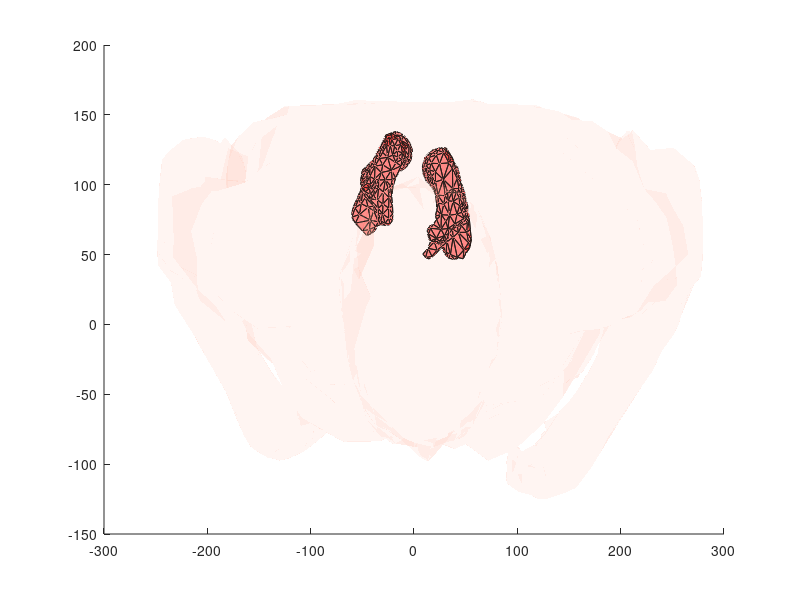

This chart was generated by the following MATLAB code: (Note: this script raises an error after producing the figure.)
clear all; clc; warning off; 
%   Full-body viewer (bones only) for the VHP model of 01/15/2015
%
%   Low-Frequency Electromagnetic Modeling for Electrical and Biological
%   Systems Using MATLAB, Sergey N. Makarov, Gregory M. Noetscher, and Ara
%   Nazarian, Wiley, New York, 2015, 1st ed.
%   Find edges (indexes) attached to every triangle (Nx3 array)

count = 0;
scrsz = get(0, 'ScreenSize');
a = figure('Position', [scrsz(4)/10 scrsz(4)/10 scrsz(3)/1.2 scrsz(4)/1.2]);

%%%%%%%%%%%%%%%%%%%%%%%%%%%%%%%%%%%%%%%%%%% 
load('VHP_Calcaneous_left_M.mat');
PP = P';
tt = t';
Xshape = reshape(PP(1, tt(1:3,:)),[3,size(tt,2)]);
Yshape = reshape(PP(2, tt(1:3,:)),[3,size(tt,2)]);
Zshape = reshape(PP(3, tt(1:3,:)),[3,size(tt,2)]);
patch(Xshape, Yshape, Zshape, [1 0.75 0.65], 'EdgeColor', 'k', 'FaceAlpha', 0.5,'FaceColor', [1 0 0]);
count = count + size(t,1);
%%%%%%%%%%%%%%%%%%%%%%%%%%%%%%%%%%%%%%%%%%%%%
load('VHP_Calcaneous_right_M.mat');
PP = P';
tt = t';
Xshape = reshape(PP(1, tt(1:3,:)),[3,size(tt,2)]);
Yshape = reshape(PP(2, tt(1:3,:)),[3,size(tt,2)]);
Zshape = reshape(PP(3, tt(1:3,:)),[3,size(tt,2)]);
patch(Xshape, Yshape, Zshape, [1 0.75 0.65], 'EdgeColor', 'k', 'FaceAlpha', 0.5,'FaceColor', [1 0 0]);
count = count + size(t,1);
%%%%%%%%%%%%%%%%%%%%%%%%%%%%%%%%%%%%%%%%%%%%
load('VHP_Average_body.mat');
PP = P';
tt = t';
Xshape = reshape(PP(1, tt(1:3,:)),[3,size(tt,2)]);
Yshape = reshape(PP(2, tt(1:3,:)),[3,size(tt,2)]);
Zshape = reshape(PP(3, tt(1:3,:)),[3,size(tt,2)]);
patch(Xshape, Yshape, Zshape, [1 0.75 0.65], 'EdgeColor', 'none', 'FaceAlpha', 0.15,'FaceColor', [1 0.75 0.65]);
count = count + size(t,1);
%%%%%%%%%%%%%%%%%%%%%%%%%%%%%%%%%%%%%%%%%%%%%
load('VHP_Feet1Phalange_left_M.mat');
PP = P';
tt = t';
Xshape = reshape(PP(1, tt(1:3,:)),[3,size(tt,2)]);
Yshape = reshape(PP(2, tt(1:3,:)),[3,size(tt,2)]);
Zshape = reshape(PP(3, tt(1:3,:)),[3,size(tt,2)]);
patch(Xshape, Yshape, Zshape, [1 0.75 0.65], 'EdgeColor', 'k', 'FaceAlpha', 1,'FaceColor', [0.87 0.49 0]);
count = count + size(t,1);
%%%%%%%%%%%%%%%%%%%%%%%%%%%%%%%%%%%%%%%%%%%%%
load('VHP_Feet2Phalange_left_M.mat');
PP = P';
tt = t';
Xshape = reshape(PP(1, tt(1:3,:)),[3,size(tt,2)]);
Yshape = reshape(PP(2, tt(1:3,:)),[3,size(tt,2)]);
Zshape = reshape(PP(3, tt(1:3,:)),[3,size(tt,2)]);
patch(Xshape, Yshape, Zshape, [1 0.75 0.65], 'EdgeColor', 'k', 'FaceAlpha', 1,'FaceColor', [0.87 0.49 0]);
count = count + size(t,1);
%%%%%%%%%%%%%%%%%%%%%%%%%%%%%%%%%%%%%%%%%%%%%
load('VHP_Feet3Phalange_left_M.mat');
PP = P';
tt = t';
Xshape = reshape(PP(1, tt(1:3,:)),[3,size(tt,2)]);
Yshape = reshape(PP(2, tt(1:3,:)),[3,size(tt,2)]);
Zshape = reshape(PP(3, tt(1:3,:)),[3,size(tt,2)]);
patch(Xshape, Yshape, Zshape, [1 0.75 0.65], 'EdgeColor', 'k', 'FaceAlpha', 1,'FaceColor', [0.87 0.49 0]);
count = count + size(t,1);
%%%%%%%%%%%%%%%%%%%%%%%%%%%%%%%%%%%%%%%%%%%%%
load('VHP_Feet4Phalange_left_M.mat');
PP = P';
tt = t';
Xshape = reshape(PP(1, tt(1:3,:)),[3,size(tt,2)]);
Yshape = reshape(PP(2, tt(1:3,:)),[3,size(tt,2)]);
Zshape = reshape(PP(3, tt(1:3,:)),[3,size(tt,2)]);
patch(Xshape, Yshape, Zshape, [1 0.75 0.65], 'EdgeColor', 'k', 'FaceAlpha', 1,'FaceColor', [0.87 0.49 0]);
count = count + size(t,1);
%%%%%%%%%%%%%%%%%%%%%%%%%%%%%%%%%%%%%%%%%%%%%
load('VHP_Feet5Phalange_left_M.mat');
PP = P';
tt = t';
Xshape = reshape(PP(1, tt(1:3,:)),[3,size(tt,2)]);
Yshape = reshape(PP(2, tt(1:3,:)),[3,size(tt,2)]);
Zshape = reshape(PP(3, tt(1:3,:)),[3,size(tt,2)]);
patch(Xshape, Yshape, Zshape, [1 0.75 0.65], 'EdgeColor', 'k', 'FaceAlpha', 1,'FaceColor', [0.87 0.49 0]);
count = count + size(t,1);
%%%%%%%%%%%%%%%%%%%%%%%%%%%%%%%%%%%%%%%%%%%%%
load('VHP_Feet1Phalange_right_M.mat');
PP = P';
tt = t';
Xshape = reshape(PP(1, tt(1:3,:)),[3,size(tt,2)]);
Yshape = reshape(PP(2, tt(1:3,:)),[3,size(tt,2)]);
Zshape = reshape(PP(3, tt(1:3,:)),[3,size(tt,2)]);
patch(Xshape, Yshape, Zshape, [1 0.75 0.65], 'EdgeColor', 'k', 'FaceAlpha', 1,'FaceColor', [0.87 0.49 0]);
count = count + size(t,1);
%%%%%%%%%%%%%%%%%%%%%%%%%%%%%%%%%%%%%%%%%%%%%
load('VHP_Feet2Phalange_right_M.mat');
PP = P';
tt = t';
Xshape = reshape(PP(1, tt(1:3,:)),[3,size(tt,2)]);
Yshape = reshape(PP(2, tt(1:3,:)),[3,size(tt,2)]);
Zshape = reshape(PP(3, tt(1:3,:)),[3,size(tt,2)]);
patch(Xshape, Yshape, Zshape, [1 0.75 0.65], 'EdgeColor', 'k', 'FaceAlpha', 1,'FaceColor', [0.87 0.49 0]);
count = count + size(t,1);
%%%%%%%%%%%%%%%%%%%%%%%%%%%%%%%%%%%%%%%%%%%%%
load('VHP_Feet3Phalange_right_M.mat');
PP = P';
tt = t';
Xshape = reshape(PP(1, tt(1:3,:)),[3,size(tt,2)]);
Yshape = reshape(PP(2, tt(1:3,:)),[3,size(tt,2)]);
Zshape = reshape(PP(3, tt(1:3,:)),[3,size(tt,2)]);
patch(Xshape, Yshape, Zshape, [1 0.75 0.65], 'EdgeColor', 'k', 'FaceAlpha', 1,'FaceColor', [0.87 0.49 0]);
count = count + size(t,1);
%%%%%%%%%%%%%%%%%%%%%%%%%%%%%%%%%%%%%%%%%%%%%
load('VHP_Feet4Phalange_right_M.mat');
PP = P';
tt = t';
Xshape = reshape(PP(1, tt(1:3,:)),[3,size(tt,2)]);
Yshape = reshape(PP(2, tt(1:3,:)),[3,size(tt,2)]);
Zshape = reshape(PP(3, tt(1:3,:)),[3,size(tt,2)]);
patch(Xshape, Yshape, Zshape, [1 0.75 0.65], 'EdgeColor', 'k', 'FaceAlpha', 1,'FaceColor', [0.87 0.49 0]);
count = count + size(t,1);
%%%%%%%%%%%%%%%%%%%%%%%%%%%%%%%%%%%%%%%%%%%%%
load('VHP_Feet5Phalange_right_M.mat');
PP = P';
tt = t';
Xshape = reshape(PP(1, tt(1:3,:)),[3,size(tt,2)]);
Yshape = reshape(PP(2, tt(1:3,:)),[3,size(tt,2)]);
Zshape = reshape(PP(3, tt(1:3,:)),[3,size(tt,2)]);
patch(Xshape, Yshape, Zshape, [1 0.75 0.65], 'EdgeColor', 'k', 'FaceAlpha', 1,'FaceColor', [0.87 0.49 0]);
count = count + size(t,1);
%%%%%%%%%%%%%%%%%%%%%%%%%%%%%%%%%%%%%%%%%%%%%%%%
load('VHP_Femur_left_M.mat');
PP = P';
tt = t';
Xshape = reshape(PP(1, tt(1:3,:)),[3,size(tt,2)]);
Yshape = reshape(PP(2, tt(1:3,:)),[3,size(tt,2)]);
Zshape = reshape(PP(3, tt(1:3,:)),[3,size(tt,2)]);
patch(Xshape, Yshape, Zshape, [1 0.75 0.65], 'EdgeColor', 'none', 'FaceAlpha', 0.2,'FaceColor', [1 0 0]);
count = count + size(t,1);
%%%%%%%%%%%%%%%%%%%%%%%%%%%%%%%%%%%%%%%%%%%%%%%%
load('VHP_Femur_right_M.mat');
PP = P';
tt = t';
Xshape = reshape(PP(1, tt(1:3,:)),[3,size(tt,2)]);
Yshape = reshape(PP(2, tt(1:3,:)),[3,size(tt,2)]);
Zshape = reshape(PP(3, tt(1:3,:)),[3,size(tt,2)]);
patch(Xshape, Yshape, Zshape, [1 0.75 0.65], 'EdgeColor', 'none', 'FaceAlpha', 0.2,'FaceColor', [1 0 0]);
count = count + size(t,1);
%%%%%%%%%%%%%%%%%%%%%%%%%%%%%%%%%%%%%%
load('VHP_Fibula_left_M.mat');
PP = P';
tt = t';
Xshape = reshape(PP(1, tt(1:3,:)),[3,size(tt,2)]);
Yshape = reshape(PP(2, tt(1:3,:)),[3,size(tt,2)]);
Zshape = reshape(PP(3, tt(1:3,:)),[3,size(tt,2)]);
patch(Xshape, Yshape, Zshape, [1 0.75 0.65], 'EdgeColor', 'k', 'FaceAlpha', 1,'FaceColor', [1 0 0]);
count = count + size(t,1);
%%%%%%%%%%%%%%%%%%%%%%%%%%%%%%%%%%%%%%%%%
load('VHP_Fibula_right_M.mat');
PP = P';
tt = t';
Xshape = reshape(PP(1, tt(1:3,:)),[3,size(tt,2)]);
Yshape = reshape(PP(2, tt(1:3,:)),[3,size(tt,2)]);
Zshape = reshape(PP(3, tt(1:3,:)),[3,size(tt,2)]);
patch(Xshape, Yshape, Zshape, [1 0.75 0.65], 'EdgeColor', 'k', 'FaceAlpha', 1,'FaceColor', [1 0 0]);
count = count + size(t,1);
%%%%%%%%%%%%%%%%%%%%%%%%%%%%%%%%%%%%%%%%%%%%%
load('VHP_Hands1Phalange_left_M.mat');
PP = P';
tt = t';
Xshape = reshape(PP(1, tt(1:3,:)),[3,size(tt,2)]);
Yshape = reshape(PP(2, tt(1:3,:)),[3,size(tt,2)]);
Zshape = reshape(PP(3, tt(1:3,:)),[3,size(tt,2)]);
patch(Xshape, Yshape, Zshape, [1 0.75 0.65], 'EdgeColor', 'k', 'FaceAlpha', 1,'FaceColor', [0.87 0.49 0]);
count = count + size(t,1);
%%%%%%%%%%%%%%%%%%%%%%%%%%%%%%%%%%%%%%%%%%%%%
load('VHP_Hands2Phalange_left_M.mat');
PP = P';
tt = t';
Xshape = reshape(PP(1, tt(1:3,:)),[3,size(tt,2)]);
Yshape = reshape(PP(2, tt(1:3,:)),[3,size(tt,2)]);
Zshape = reshape(PP(3, tt(1:3,:)),[3,size(tt,2)]);
patch(Xshape, Yshape, Zshape, [1 0.75 0.65], 'EdgeColor', 'k', 'FaceAlpha', 1,'FaceColor', [0.87 0.49 0]);
count = count + size(t,1);
%%%%%%%%%%%%%%%%%%%%%%%%%%%%%%%%%%%%%%%%%%%%%
load('VHP_Hands3Phalange_left_M.mat');
PP = P';
tt = t';
Xshape = reshape(PP(1, tt(1:3,:)),[3,size(tt,2)]);
Yshape = reshape(PP(2, tt(1:3,:)),[3,size(tt,2)]);
Zshape = reshape(PP(3, tt(1:3,:)),[3,size(tt,2)]);
patch(Xshape, Yshape, Zshape, [1 0.75 0.65], 'EdgeColor', 'k', 'FaceAlpha', 1,'FaceColor', [0.87 0.49 0]);
count = count + size(t,1);
%%%%%%%%%%%%%%%%%%%%%%%%%%%%%%%%%%%%%%%%%%%%%
load('VHP_Hands4Phalange_left_M.mat');
PP = P';
tt = t';
Xshape = reshape(PP(1, tt(1:3,:)),[3,size(tt,2)]);
Yshape = reshape(PP(2, tt(1:3,:)),[3,size(tt,2)]);
Zshape = reshape(PP(3, tt(1:3,:)),[3,size(tt,2)]);
patch(Xshape, Yshape, Zshape, [1 0.75 0.65], 'EdgeColor', 'k', 'FaceAlpha', 1,'FaceColor', [0.87 0.49 0]);
count = count + size(t,1);
%%%%%%%%%%%%%%%%%%%%%%%%%%%%%%%%%%%%%%%%%%%%%
load('VHP_Hands5Phalange_left_M.mat');
PP = P';
tt = t';
Xshape = reshape(PP(1, tt(1:3,:)),[3,size(tt,2)]);
Yshape = reshape(PP(2, tt(1:3,:)),[3,size(tt,2)]);
Zshape = reshape(PP(3, tt(1:3,:)),[3,size(tt,2)]);
patch(Xshape, Yshape, Zshape, [1 0.75 0.65], 'EdgeColor', 'k', 'FaceAlpha', 1,'FaceColor', [0.87 0.49 0]);
count = count + size(t,1);
%%%%%%%%%%%%%%%%%%%%%%%%%%%%%%%%%%%%%%%%%%%%%
load('VHP_Hands1Phalange_right_M.mat');
PP = P';
tt = t';
Xshape = reshape(PP(1, tt(1:3,:)),[3,size(tt,2)]);
Yshape = reshape(PP(2, tt(1:3,:)),[3,size(tt,2)]);
Zshape = reshape(PP(3, tt(1:3,:)),[3,size(tt,2)]);
patch(Xshape, Yshape, Zshape, [1 0.75 0.65], 'EdgeColor', 'k', 'FaceAlpha', 1,'FaceColor', [0.87 0.49 0]);
count = count + size(t,1);
%%%%%%%%%%%%%%%%%%%%%%%%%%%%%%%%%%%%%%%%%%%%%
load('VHP_Hands2Phalange_right_M.mat');
PP = P';
tt = t';
Xshape = reshape(PP(1, tt(1:3,:)),[3,size(tt,2)]);
Yshape = reshape(PP(2, tt(1:3,:)),[3,size(tt,2)]);
Zshape = reshape(PP(3, tt(1:3,:)),[3,size(tt,2)]);
patch(Xshape, Yshape, Zshape, [1 0.75 0.65], 'EdgeColor', 'k', 'FaceAlpha', 1,'FaceColor', [0.87 0.49 0]);
count = count + size(t,1);
%%%%%%%%%%%%%%%%%%%%%%%%%%%%%%%%%%%%%%%%%%%%%
load('VHP_Hands3Phalange_right_M.mat');
PP = P';
tt = t';
Xshape = reshape(PP(1, tt(1:3,:)),[3,size(tt,2)]);
Yshape = reshape(PP(2, tt(1:3,:)),[3,size(tt,2)]);
Zshape = reshape(PP(3, tt(1:3,:)),[3,size(tt,2)]);
patch(Xshape, Yshape, Zshape, [1 0.75 0.65], 'EdgeColor', 'k', 'FaceAlpha', 1,'FaceColor', [0.87 0.49 0]);
count = count + size(t,1);
%%%%%%%%%%%%%%%%%%%%%%%%%%%%%%%%%%%%%%%%%%%%%
load('VHP_Hands4Phalange_right_M.mat');
PP = P';
tt = t';
Xshape = reshape(PP(1, tt(1:3,:)),[3,size(tt,2)]);
Yshape = reshape(PP(2, tt(1:3,:)),[3,size(tt,2)]);
Zshape = reshape(PP(3, tt(1:3,:)),[3,size(tt,2)]);
patch(Xshape, Yshape, Zshape, [1 0.75 0.65], 'EdgeColor', 'k', 'FaceAlpha', 1,'FaceColor', [0.87 0.49 0]);
count = count + size(t,1);
%%%%%%%%%%%%%%%%%%%%%%%%%%%%%%%%%%%%%%%%%%%%%
load('VHP_Hands5Phalange_right_M.mat');
PP = P';
tt = t';
Xshape = reshape(PP(1, tt(1:3,:)),[3,size(tt,2)]);
Yshape = reshape(PP(2, tt(1:3,:)),[3,size(tt,2)]);
Zshape = reshape(PP(3, tt(1:3,:)),[3,size(tt,2)]);
patch(Xshape, Yshape, Zshape, [1 0.75 0.65], 'EdgeColor', 'k', 'FaceAlpha', 1,'FaceColor', [0.87 0.49 0]);
count = count + size(t,1);
%%%%%%%%%%%%%%%%%%%%%%%%%%%%%%%%%%%%%%%%%%%%%%%%
load('VHP_Humerus_left_M.mat');
PP = P';
tt = t';
Xshape = reshape(PP(1, tt(1:3,:)),[3,size(tt,2)]);
Yshape = reshape(PP(2, tt(1:3,:)),[3,size(tt,2)]);
Zshape = reshape(PP(3, tt(1:3,:)),[3,size(tt,2)]);
patch(Xshape, Yshape, Zshape, [1 0.75 0.65], 'EdgeColor', 'k', 'FaceAlpha', 1,'FaceColor', [1 0 0]);
count = count + size(t,1);
%%%%%%%%%%%%%%%%%%%%%%%%%%%%%%%%%%%%%%%%%%%%%%%%
load('VHP_Humerus_right_M.mat');
PP = P';
tt = t';
Xshape = reshape(PP(1, tt(1:3,:)),[3,size(tt,2)]);
Yshape = reshape(PP(2, tt(1:3,:)),[3,size(tt,2)]);
Zshape = reshape(PP(3, tt(1:3,:)),[3,size(tt,2)]);
patch(Xshape, Yshape, Zshape, [1 0.75 0.65], 'EdgeColor', 'k', 'FaceAlpha', 1,'FaceColor', [1 0 0]);
count = count + size(t,1);
%%%%%%%%%%%%%%%%%%%%%%%%%%%%%%%%%%%%%%%%%%%%%%%%
load('VHP_Jaw_M.mat');
PP = P';
tt = t';
Xshape = reshape(PP(1, tt(1:3,:)),[3,size(tt,2)]);
Yshape = reshape(PP(2, tt(1:3,:)),[3,size(tt,2)]);
Zshape = reshape(PP(3, tt(1:3,:)),[3,size(tt,2)]);
patch(Xshape, Yshape, Zshape, [1 0.75 0.65], 'EdgeColor', 'k', 'FaceAlpha', 1,'FaceColor', [0.87 0.49 0]);
count = count + size(t,1);
%%%%%%%%%%%%%%%%%%%%%%%%%%%%%%%%%%%%%%%%%%%%%%%% 
load('VHP_Navicular_left_M.mat');
PP = P';
tt = t';
Xshape = reshape(PP(1, tt(1:3,:)),[3,size(tt,2)]);
Yshape = reshape(PP(2, tt(1:3,:)),[3,size(tt,2)]);
Zshape = reshape(PP(3, tt(1:3,:)),[3,size(tt,2)]);
patch(Xshape, Yshape, Zshape, [1 0.75 0.65], 'EdgeColor', 'k', 'FaceAlpha', 1.0,'FaceColor', [0.87 0.49 0]);
count = count + size(t,1);
%%%%%%%%%%%%%%%%%%%%%%%%%%%%%%%%%%%%%%%%%%%%%%%%
load('VHP_Navicular_right_M.mat');
PP = P';
tt = t';
Xshape = reshape(PP(1, tt(1:3,:)),[3,size(tt,2)]);
Yshape = reshape(PP(2, tt(1:3,:)),[3,size(tt,2)]);
Zshape = reshape(PP(3, tt(1:3,:)),[3,size(tt,2)]);
patch(Xshape, Yshape, Zshape, [1 0.75 0.65], 'EdgeColor', 'k', 'FaceAlpha', 1.0,'FaceColor', [0.87 0.49 0]);
count = count + size(t,1);
%%%%%%%%%%%%%%%%%%%%%%%%%%%%%%%%%%
load('VHP_Patella_left_M.mat');
PP = P';
tt = t';
Xshape = reshape(PP(1, tt(1:3,:)),[3,size(tt,2)]);
Yshape = reshape(PP(2, tt(1:3,:)),[3,size(tt,2)]);
Zshape = reshape(PP(3, tt(1:3,:)),[3,size(tt,2)]);
patch(Xshape, Yshape, Zshape, [1 0.75 0.65], 'EdgeColor', 'k', 'FaceAlpha', 1,'FaceColor', [0.87 0.49 0]);
count = count + size(t,1);
%%%%%%%%%%%%%%%%%%%%%%%%%%%%%%%%%%%
load('VHP_Patella_right_M.mat');
PP = P';
tt = t';
Xshape = reshape(PP(1, tt(1:3,:)),[3,size(tt,2)]);
Yshape = reshape(PP(2, tt(1:3,:)),[3,size(tt,2)]);
Zshape = reshape(PP(3, tt(1:3,:)),[3,size(tt,2)]);
patch(Xshape, Yshape, Zshape, [1 0.75 0.65], 'EdgeColor', 'k', 'FaceAlpha', 1,'FaceColor', [0.87 0.49 0]);
count = count + size(t,1);
%%%%%%%%%%%%%%%%%%%%%%%%%%%%%%%%%%%%%%%%%%%%%%%%
load('VHP_Pelvic_Girdle_M.mat');   % for pelvic girdle
PP = P';
tt = t';
Xshape = reshape(PP(1, tt(1:3,:)),[3,size(tt,2)]);
Yshape = reshape(PP(2, tt(1:3,:)),[3,size(tt,2)]);
Zshape = reshape(PP(3, tt(1:3,:)),[3,size(tt,2)]);
patch(Xshape, Yshape, Zshape, [1 0.75 0.65], 'EdgeColor', 'k', 'FaceAlpha', 0.8,'FaceColor', [1 0 0]);
count = count + size(t,1);
%%%%%%%%%%%%%%%%%%%%%%%%%%%%%%%%%%%%%%%%%%%%%%%%
load('VHP_Ribs_left11_M.mat');
PP = P';
tt = t';
Xshape = reshape(PP(1, tt(1:3,:)),[3,size(tt,2)]);
Yshape = reshape(PP(2, tt(1:3,:)),[3,size(tt,2)]);
Zshape = reshape(PP(3, tt(1:3,:)),[3,size(tt,2)]);
patch(Xshape, Yshape, Zshape, [1 0.75 0.65], 'EdgeColor', 'k', 'FaceAlpha', 1,'FaceColor', [0.87 0.49 0]);
count = count + size(t,1);
%%%%%%%%%%%%%%%%%%%%%%%%%%%%%%%%%%%%%%%%%%%%%%%%
load('VHP_Ribs_left12_M.mat');
PP = P';
tt = t';
Xshape = reshape(PP(1, tt(1:3,:)),[3,size(tt,2)]);
Yshape = reshape(PP(2, tt(1:3,:)),[3,size(tt,2)]);
Zshape = reshape(PP(3, tt(1:3,:)),[3,size(tt,2)]);
patch(Xshape, Yshape, Zshape, [1 0.75 0.65], 'EdgeColor', 'k', 'FaceAlpha', 1,'FaceColor', [0.87 0.49 0]);
count = count + size(t,1);
%%%%%%%%%%%%%%%%%%%%%%%%%%%%%%%%%%%%%%%%%%%%%%%%
load('VHP_Ribs_right10_M.mat');
PP = P';
tt = t';
Xshape = reshape(PP(1, tt(1:3,:)),[3,size(tt,2)]);
Yshape = reshape(PP(2, tt(1:3,:)),[3,size(tt,2)]);
Zshape = reshape(PP(3, tt(1:3,:)),[3,size(tt,2)]);
patch(Xshape, Yshape, Zshape, [1 0.75 0.65], 'EdgeColor', 'k', 'FaceAlpha', 1,'FaceColor', [0.87 0.49 0]);
count = count + size(t,1);
%%%%%%%%%%%%%%%%%%%%%%%%%%%%%%%%%%%%%%%%%%%%%%%%
load('VHP_Ribs_right11_M.mat');
PP = P';
tt = t';
Xshape = reshape(PP(1, tt(1:3,:)),[3,size(tt,2)]);
Yshape = reshape(PP(2, tt(1:3,:)),[3,size(tt,2)]);
Zshape = reshape(PP(3, tt(1:3,:)),[3,size(tt,2)]);
patch(Xshape, Yshape, Zshape, [1 0.75 0.65], 'EdgeColor', 'k', 'FaceAlpha', 1,'FaceColor', [0.87 0.49 0]);
count = count + size(t,1);
%%%%%%%%%%%%%%%%%%%%%%%%%%%%%%%%%%%%%%%%%%%%%%%%
load('VHP_Ribs_right12_M.mat');
PP = P';
tt = t';
Xshape = reshape(PP(1, tt(1:3,:)),[3,size(tt,2)]);
Yshape = reshape(PP(2, tt(1:3,:)),[3,size(tt,2)]);
Zshape = reshape(PP(3, tt(1:3,:)),[3,size(tt,2)]);
patch(Xshape, Yshape, Zshape, [1 0.75 0.65], 'EdgeColor', 'k', 'FaceAlpha', 1,'FaceColor', [0.87 0.49 0]);
count = count + size(t,1);
%%%%%%%%%%%%%%%%%%%%%%%%%%%%%%%%%%%%%%%%%%%%%%%%
load('VHP_Ribs_Cartilage_M.mat');
PP = P';
tt = t';
Xshape = reshape(PP(1, tt(1:3,:)),[3,size(tt,2)]);
Yshape = reshape(PP(2, tt(1:3,:)),[3,size(tt,2)]);
Zshape = reshape(PP(3, tt(1:3,:)),[3,size(tt,2)]);
patch(Xshape, Yshape, Zshape, [1 0.75 0.65], 'EdgeColor', 'k', 'FaceAlpha', 1,'FaceColor', [0.87 0.49 0]);
count = count + size(t,1);
%%%%%%%%%%%%%%%%%%%%%%%%%%%%%%%%%%%%%%%%%%%%%%%%
load('VHP_Scapula_left_M.mat');
PP = P';
tt = t';
Xshape = reshape(PP(1, tt(1:3,:)),[3,size(tt,2)]);
Yshape = reshape(PP(2, tt(1:3,:)),[3,size(tt,2)]);
Zshape = reshape(PP(3, tt(1:3,:)),[3,size(tt,2)]);
patch(Xshape, Yshape, Zshape, [1 0.75 0.65], 'EdgeColor', 'k', 'FaceAlpha', 1,'FaceColor', [1 0 0]);
count = count + size(t,1);
%%%%%%%%%%%%%%%%%%%%%%%%%%%%%%%%%%%%%%%%%%%%%%%%
load('VHP_Scapula_right_M.mat');
PP = P';
tt = t';
Xshape = reshape(PP(1, tt(1:3,:)),[3,size(tt,2)]);
Yshape = reshape(PP(2, tt(1:3,:)),[3,size(tt,2)]);
Zshape = reshape(PP(3, tt(1:3,:)),[3,size(tt,2)]);
patch(Xshape, Yshape, Zshape, [1 0.75 0.65], 'EdgeColor', 'k', 'FaceAlpha', 1,'FaceColor', [1 0 0]);
count = count + size(t,1);
%%%%%%%%%%%%%%%%%%%%%%%%%%%%%%%%%%%%%%%%%%%%%%%
load('VHP_Skin.mat');
PP = P';
tt = t';
Xshape = reshape(PP(1, tt(1:3,:)),[3,size(tt,2)]);
Yshape = reshape(PP(2, tt(1:3,:)),[3,size(tt,2)]);
Zshape = reshape(PP(3, tt(1:3,:)),[3,size(tt,2)]);
patch(Xshape, Yshape, Zshape, [1 0.75 0.65], 'EdgeColor', 'none', 'FaceAlpha', 0.15,'FaceColor', [1 0.75 0.65]);
count = count + size(t,1);
%%%%%%%%%%%%%%%%%%%%%%%%%%%%%%%%%%%%%%%%%%%%%
load('VHP_Skull.mat');
PP = P';
tt = t';
Xshape = reshape(PP(1, tt(1:3,:)),[3,size(tt,2)]);
Yshape = reshape(PP(2, tt(1:3,:)),[3,size(tt,2)]);
Zshape = reshape(PP(3, tt(1:3,:)),[3,size(tt,2)]);
patch(Xshape, Yshape, Zshape, [1 0.75 0.65], 'EdgeColor', 'k', 'FaceAlpha', 1.0,'FaceColor', 'r');
count = count + size(t,1);
%%%%%%%%%%%%%%%%%%%%%%%%%%%%%%%%%%%%%%%%%%%%%%%%
load('VHP_Spine_M.mat');
PP = P';
tt = t';
Xshape = reshape(PP(1, tt(1:3,:)),[3,size(tt,2)]);
Yshape = reshape(PP(2, tt(1:3,:)),[3,size(tt,2)]);
Zshape = reshape(PP(3, tt(1:3,:)),[3,size(tt,2)]);
patch(Xshape, Yshape, Zshape, [1 0.75 0.65], 'EdgeColor', 'k', 'FaceAlpha', 1,'FaceColor', [1 0 0]);
count = count + size(t,1);
%%%%%%%%%%%%%%%%%%%%%%%%%%%%%%%%%%%%%%%%%%%%%%%% 
load('VHP_Talus_left_M.mat');
PP = P';
tt = t';
Xshape = reshape(PP(1, tt(1:3,:)),[3,size(tt,2)]);
Yshape = reshape(PP(2, tt(1:3,:)),[3,size(tt,2)]);
Zshape = reshape(PP(3, tt(1:3,:)),[3,size(tt,2)]);
patch(Xshape, Yshape, Zshape, [1 0.75 0.65], 'EdgeColor', 'k', 'FaceAlpha', 1,'FaceColor', [0.87 0.49 0]);
count = count + size(t,1);
%%%%%%%%%%%%%%%%%%%%%%%%%%%%%%%%%%%%%%%%%%%%%%%%
load('VHP_Talus_right_M.mat');
PP = P';
tt = t';
Xshape = reshape(PP(1, tt(1:3,:)),[3,size(tt,2)]);
Yshape = reshape(PP(2, tt(1:3,:)),[3,size(tt,2)]);
Zshape = reshape(PP(3, tt(1:3,:)),[3,size(tt,2)]);
patch(Xshape, Yshape, Zshape, [1 0.75 0.65], 'EdgeColor', 'k', 'FaceAlpha', 1,'FaceColor', [0.87 0.49 0]);
count = count + size(t,1);
%%%%%%%%%%%%%%%%%%%%%%%%%%%%%%%%%%%%%%%%%%%%%%%%
load('VHP_Teeth_lower17_M.mat');
PP = P';
tt = t';
Xshape = reshape(PP(1, tt(1:3,:)),[3,size(tt,2)]);
Yshape = reshape(PP(2, tt(1:3,:)),[3,size(tt,2)]);
Zshape = reshape(PP(3, tt(1:3,:)),[3,size(tt,2)]);
patch(Xshape, Yshape, Zshape, [1 0.75 0.65], 'EdgeColor', 'k', 'FaceAlpha', 1,'FaceColor', [1 0 0]);
count = count + size(t,1);
%%%%%%%%%%%%%%%%%%%%%%%%%%%%%%%%%%%%%%%%%%%%%%%%
load('VHP_Teeth_lower18_M.mat');
PP = P';
tt = t';
Xshape = reshape(PP(1, tt(1:3,:)),[3,size(tt,2)]);
Yshape = reshape(PP(2, tt(1:3,:)),[3,size(tt,2)]);
Zshape = reshape(PP(3, tt(1:3,:)),[3,size(tt,2)]);
patch(Xshape, Yshape, Zshape, [1 0.75 0.65], 'EdgeColor', 'k', 'FaceAlpha', 1,'FaceColor', [1 0 0]);
count = count + size(t,1);
%%%%%%%%%%%%%%%%%%%%%%%%%%%%%%%%%%%%%%%%%%%%%%%%
load('VHP_Teeth_lower19_M.mat');
PP = P';
tt = t';
Xshape = reshape(PP(1, tt(1:3,:)),[3,size(tt,2)]);
Yshape = reshape(PP(2, tt(1:3,:)),[3,size(tt,2)]);
Zshape = reshape(PP(3, tt(1:3,:)),[3,size(tt,2)]);
patch(Xshape, Yshape, Zshape, [1 0.75 0.65], 'EdgeColor', 'k', 'FaceAlpha', 1,'FaceColor', [1 0 0]);
count = count + size(t,1);
%%%%%%%%%%%%%%%%%%%%%%%%%%%%%%%%%%%%%%%%%%%%%%%%
load('VHP_Teeth_lower28_M.mat');
PP = P';
tt = t';
Xshape = reshape(PP(1, tt(1:3,:)),[3,size(tt,2)]);
Yshape = reshape(PP(2, tt(1:3,:)),[3,size(tt,2)]);
Zshape = reshape(PP(3, tt(1:3,:)),[3,size(tt,2)]);
patch(Xshape, Yshape, Zshape, [1 0.75 0.65], 'EdgeColor', 'k', 'FaceAlpha', 1,'FaceColor', [1 0 0]);
count = count + size(t,1);
%%%%%%%%%%%%%%%%%%%%%%%%%%%%%%%%%%%%%%%%%%%%%%%%
load('VHP_Teeth_lower29_M.mat');
PP = P';
tt = t';
Xshape = reshape(PP(1, tt(1:3,:)),[3,size(tt,2)]);
Yshape = reshape(PP(2, tt(1:3,:)),[3,size(tt,2)]);
Zshape = reshape(PP(3, tt(1:3,:)),[3,size(tt,2)]);
patch(Xshape, Yshape, Zshape, [1 0.75 0.65], 'EdgeColor', 'k', 'FaceAlpha', 1,'FaceColor', [1 0 0]);
count = count + size(t,1);
%%%%%%%%%%%%%%%%%%%%%%%%%%%%%%%%%%%%%%%%%%%%%%%%
load('VHP_Teeth_lower30_M.mat');
PP = P';
tt = t';
Xshape = reshape(PP(1, tt(1:3,:)),[3,size(tt,2)]);
Yshape = reshape(PP(2, tt(1:3,:)),[3,size(tt,2)]);
Zshape = reshape(PP(3, tt(1:3,:)),[3,size(tt,2)]);
patch(Xshape, Yshape, Zshape, [1 0.75 0.65], 'EdgeColor', 'k', 'FaceAlpha', 1,'FaceColor', [1 0 0]);
count = count + size(t,1);
%%%%%%%%%%%%%%%%%%%%%%%%%%%%%%%%%%%%%%%%%%%%%%%%
load('VHP_Teeth_lower31_M.mat');
PP = P';
tt = t';
Xshape = reshape(PP(1, tt(1:3,:)),[3,size(tt,2)]);
Yshape = reshape(PP(2, tt(1:3,:)),[3,size(tt,2)]);
Zshape = reshape(PP(3, tt(1:3,:)),[3,size(tt,2)]);
patch(Xshape, Yshape, Zshape, [1 0.75 0.65], 'EdgeColor', 'k', 'FaceAlpha', 1,'FaceColor', [1 0 0]);
count = count + size(t,1);
%%%%%%%%%%%%%%%%%%%%%%%%%%%%%%%%%%%%%%%%%%%%%%%%
load('VHP_Teeth_upper11_M.mat');
PP = P';
tt = t';
Xshape = reshape(PP(1, tt(1:3,:)),[3,size(tt,2)]);
Yshape = reshape(PP(2, tt(1:3,:)),[3,size(tt,2)]);
Zshape = reshape(PP(3, tt(1:3,:)),[3,size(tt,2)]);
patch(Xshape, Yshape, Zshape, [1 0.75 0.65], 'EdgeColor', 'k', 'FaceAlpha', 1,'FaceColor', [1 0 0]);
count = count + size(t,1);
%%%%%%%%%%%%%%%%%%%%%%%%%%%%%%%%%%%%%%%%%%%%%%%%
load('VHP_Teeth_upper11_M.mat');
PP = P';
tt = t';
Xshape = reshape(PP(1, tt(1:3,:)),[3,size(tt,2)]);
Yshape = reshape(PP(2, tt(1:3,:)),[3,size(tt,2)]);
Zshape = reshape(PP(3, tt(1:3,:)),[3,size(tt,2)]);
patch(Xshape, Yshape, Zshape, [1 0.75 0.65], 'EdgeColor', 'k', 'FaceAlpha', 1,'FaceColor', [1 0 0]);
count = count + size(t,1);
%%%%%%%%%%%%%%%%%%%%%%%%%%%%%%%%%%%%%%%%%%%%%%%%
load('VHP_Teeth_upper12_M.mat');
PP = P';
tt = t';
Xshape = reshape(PP(1, tt(1:3,:)),[3,size(tt,2)]);
Yshape = reshape(PP(2, tt(1:3,:)),[3,size(tt,2)]);
Zshape = reshape(PP(3, tt(1:3,:)),[3,size(tt,2)]);
patch(Xshape, Yshape, Zshape, [1 0.75 0.65], 'EdgeColor', 'k', 'FaceAlpha', 1,'FaceColor', [1 0 0]);
count = count + size(t,1);
%%%%%%%%%%%%%%%%%%%%%%%%%%%%%%%%%%%%%%%%%%%%%%%%
load('VHP_Teeth_upper13_M.mat');
PP = P';
tt = t';
Xshape = reshape(PP(1, tt(1:3,:)),[3,size(tt,2)]);
Yshape = reshape(PP(2, tt(1:3,:)),[3,size(tt,2)]);
Zshape = reshape(PP(3, tt(1:3,:)),[3,size(tt,2)]);
patch(Xshape, Yshape, Zshape, [1 0.75 0.65], 'EdgeColor', 'k', 'FaceAlpha', 1,'FaceColor', [1 0 0]);
count = count + size(t,1);
%%%%%%%%%%%%%%%%%%%%%%%%%%%%%%%%%%%%%%%%%%%%%%%%
load('VHP_Teeth_upper14_M.mat');
PP = P';
tt = t';
Xshape = reshape(PP(1, tt(1:3,:)),[3,size(tt,2)]);
Yshape = reshape(PP(2, tt(1:3,:)),[3,size(tt,2)]);
Zshape = reshape(PP(3, tt(1:3,:)),[3,size(tt,2)]);
patch(Xshape, Yshape, Zshape, [1 0.75 0.65], 'EdgeColor', 'k', 'FaceAlpha', 1,'FaceColor', [1 0 0]);
count = count + size(t,1);
%%%%%%%%%%%%%%%%%%%%%%%%%%%%%%%%%%%%%%%%%%%%%%%%
load('VHP_Teeth_upper15_M.mat');
PP = P';
tt = t';
Xshape = reshape(PP(1, tt(1:3,:)),[3,size(tt,2)]);
Yshape = reshape(PP(2, tt(1:3,:)),[3,size(tt,2)]);
Zshape = reshape(PP(3, tt(1:3,:)),[3,size(tt,2)]);
patch(Xshape, Yshape, Zshape, [1 0.75 0.65], 'EdgeColor', 'k', 'FaceAlpha', 1,'FaceColor', [1 0 0]);
count = count + size(t,1);
%%%%%%%%%%%%%%%%%%%%%%%%%%%%%%%%%%%%%%%%%%%%%%%%
load('VHP_Teeth_upper16_M.mat');
PP = P';
tt = t';
Xshape = reshape(PP(1, tt(1:3,:)),[3,size(tt,2)]);
Yshape = reshape(PP(2, tt(1:3,:)),[3,size(tt,2)]);
Zshape = reshape(PP(3, tt(1:3,:)),[3,size(tt,2)]);
patch(Xshape, Yshape, Zshape, [1 0.75 0.65], 'EdgeColor', 'k', 'FaceAlpha', 1,'FaceColor', [1 0 0]);
count = count + size(t,1);
%%%%%%%%%%%%%%%%%%%%%%%%%%%%%%%%%%%%%%%%%%%%%%%%
load('VHP_Teeth_upper2_M.mat');
PP = P';
tt = t';
Xshape = reshape(PP(1, tt(1:3,:)),[3,size(tt,2)]);
Yshape = reshape(PP(2, tt(1:3,:)),[3,size(tt,2)]);
Zshape = reshape(PP(3, tt(1:3,:)),[3,size(tt,2)]);
patch(Xshape, Yshape, Zshape, [1 0.75 0.65], 'EdgeColor', 'k', 'FaceAlpha', 1,'FaceColor', [1 0 0]);
count = count + size(t,1);
%%%%%%%%%%%%%%%%%%%%%%%%%%%%%%%%%%%%%%%%%%%%%%%%
load('VHP_Teeth_upper3_M.mat');
PP = P';
tt = t';
Xshape = reshape(PP(1, tt(1:3,:)),[3,size(tt,2)]);
Yshape = reshape(PP(2, tt(1:3,:)),[3,size(tt,2)]);
Zshape = reshape(PP(3, tt(1:3,:)),[3,size(tt,2)]);
patch(Xshape, Yshape, Zshape, [1 0.75 0.65], 'EdgeColor', 'k', 'FaceAlpha', 1,'FaceColor', [1 0 0]);
count = count + size(t,1);
%%%%%%%%%%%%%%%%%%%%%%%%%%%%%%%%%%%%%%%%%%%%%%%%
load('VHP_Teeth_upper4_M.mat');
PP = P';
tt = t';
Xshape = reshape(PP(1, tt(1:3,:)),[3,size(tt,2)]);
Yshape = reshape(PP(2, tt(1:3,:)),[3,size(tt,2)]);
Zshape = reshape(PP(3, tt(1:3,:)),[3,size(tt,2)]);
patch(Xshape, Yshape, Zshape, [1 0.75 0.65], 'EdgeColor', 'k', 'FaceAlpha', 1,'FaceColor', [1 0 0]);
count = count + size(t,1);
%%%%%%%%%%%%%%%%%%%%%%%%%%%%%%%%%%%%%%%%%%%%%%%%
load('VHP_Teeth_upper5_6_M.mat');
PP = P';
tt = t';
Xshape = reshape(PP(1, tt(1:3,:)),[3,size(tt,2)]);
Yshape = reshape(PP(2, tt(1:3,:)),[3,size(tt,2)]);
Zshape = reshape(PP(3, tt(1:3,:)),[3,size(tt,2)]);
patch(Xshape, Yshape, Zshape, [1 0.75 0.65], 'EdgeColor', 'k', 'FaceAlpha', 1,'FaceColor', [1 0 0]);
count = count + size(t,1);
%%%%%%%%%%%%%%%%%%%%%%%%%%%%%%%%%%%%%%%%%%%%%%%%
load('VHP_Teeth_upper7_8_M.mat');
PP = P';
tt = t';
Xshape = reshape(PP(1, tt(1:3,:)),[3,size(tt,2)]);
Yshape = reshape(PP(2, tt(1:3,:)),[3,size(tt,2)]);
Zshape = reshape(PP(3, tt(1:3,:)),[3,size(tt,2)]);
patch(Xshape, Yshape, Zshape, [1 0.75 0.65], 'EdgeColor', 'k', 'FaceAlpha', 1,'FaceColor', [1 0 0]);
count = count + size(t,1);
%%%%%%%%%%%%%%%%%%%%%%%%%%%%%%%%%%%%%%%%%%%%%%%%
load('VHP_Teeth_upper9_10_M.mat');
PP = P';
tt = t';
Xshape = reshape(PP(1, tt(1:3,:)),[3,size(tt,2)]);
Yshape = reshape(PP(2, tt(1:3,:)),[3,size(tt,2)]);
Zshape = reshape(PP(3, tt(1:3,:)),[3,size(tt,2)]);
patch(Xshape, Yshape, Zshape, [1 0.75 0.65], 'EdgeColor', 'k', 'FaceAlpha', 1,'FaceColor', [1 0 0]);
count = count + size(t,1);
%%%%%%%%%%%%%%%%%%%%%%%%%%%%%%
load('VHP_Tibia_left_M.mat');
PP = P';
tt = t';
Xshape = reshape(PP(1, tt(1:3,:)),[3,size(tt,2)]);
Yshape = reshape(PP(2, tt(1:3,:)),[3,size(tt,2)]);
Zshape = reshape(PP(3, tt(1:3,:)),[3,size(tt,2)]);
patch(Xshape, Yshape, Zshape, [1 0.75 0.65], 'EdgeColor', 'k', 'FaceAlpha', 0.5,'FaceColor', [0.87 0.49 0]);
count = count + size(t,1);
%%%%%%%%%%%%%%%%%%%%%%%%%%%%%%%
load('VHP_Tibia_right_M.mat');
PP = P';
tt = t';
Xshape = reshape(PP(1, tt(1:3,:)),[3,size(tt,2)]);
Yshape = reshape(PP(2, tt(1:3,:)),[3,size(tt,2)]);
Zshape = reshape(PP(3, tt(1:3,:)),[3,size(tt,2)]);
patch(Xshape, Yshape, Zshape, [1 0.75 0.65], 'EdgeColor', 'k', 'FaceAlpha', 0.5,'FaceColor', [0.87 0.49 0]);
count = count + size(t,1);
%%%%%%%%%%%%%%%%%%%%%%%%%%%%%%%%%%%%%%%%%%%%%%%%
load('VHP_Trabecular_lower_left_M.mat');
PP = P';
tt = t';
Xshape = reshape(PP(1, tt(1:3,:)),[3,size(tt,2)]);
Yshape = reshape(PP(2, tt(1:3,:)),[3,size(tt,2)]);
Zshape = reshape(PP(3, tt(1:3,:)),[3,size(tt,2)]);
patch(Xshape, Yshape, Zshape, [1 0.75 0.65], 'EdgeColor', 'none', 'FaceAlpha', 0.35,'FaceColor', 'y');
count = count + size(t,1);
%%%%%%%%%%%%%%%%%%%%%%%%%%%%%%%%%%%%%%%%%%%%%%%%
load('VHP_Trabecular_lower_right.mat');
PP = P';
tt = t';
Xshape = reshape(PP(1, tt(1:3,:)),[3,size(tt,2)]);
Yshape = reshape(PP(2, tt(1:3,:)),[3,size(tt,2)]);
Zshape = reshape(PP(3, tt(1:3,:)),[3,size(tt,2)]);
patch(Xshape, Yshape, Zshape, [1 0.75 0.65], 'EdgeColor', 'none', 'FaceAlpha', 0.35,'FaceColor', 'y');
count = count + size(t,1);
%%%%%%%%%%%%%%%%%%%%%%%%%%%%%%%%%%%%%%%%%%%%%%%%
load('VHP_Trabecular_upper_left_M.mat');
PP = P';
tt = t';
Xshape = reshape(PP(1, tt(1:3,:)),[3,size(tt,2)]);
Yshape = reshape(PP(2, tt(1:3,:)),[3,size(tt,2)]);
Zshape = reshape(PP(3, tt(1:3,:)),[3,size(tt,2)]);
patch(Xshape, Yshape, Zshape, [1 0.75 0.65], 'EdgeColor', 'none', 'FaceAlpha', 0.35,'FaceColor', 'y');
count = count + size(t,1);
%%%%%%%%%%%%%%%%%%%%%%%%%%%%%%%%%%%%%%%%%%%%%%%%
load('VHP_Trabecular_upper_right_M.mat');
PP = P';
tt = t';
Xshape = reshape(PP(1, tt(1:3,:)),[3,size(tt,2)]);
Yshape = reshape(PP(2, tt(1:3,:)),[3,size(tt,2)]);
Zshape = reshape(PP(3, tt(1:3,:)),[3,size(tt,2)]);
patch(Xshape, Yshape, Zshape, [1 0.75 0.65], 'EdgeColor', 'none', 'FaceAlpha', 0.35,'FaceColor', 'y');
count = count + size(t,1);
%%%%%%%%%%%%%%%%%%%%%%%%%%%%%%%%%%%%%%%%%%%%%%%%
load('VHP_Ulna_Radius_left_M.mat');
PP = P';
tt = t';
Xshape = reshape(PP(1, tt(1:3,:)),[3,size(tt,2)]);
Yshape = reshape(PP(2, tt(1:3,:)),[3,size(tt,2)]);
Zshape = reshape(PP(3, tt(1:3,:)),[3,size(tt,2)]);
patch(Xshape, Yshape, Zshape, [1 0.75 0.65], 'EdgeColor', 'k', 'FaceAlpha', 1,'FaceColor', [1 0 0]);
count = count + size(t,1);
%%%%%%%%%%%%%%%%%%%%%%%%%%%%%%%%%%%%%%%%%%%%%%%%
load('VHP_Ulna_Radius_right_M.mat');
PP = P';
tt = t';
Xshape = reshape(PP(1, tt(1:3,:)),[3,size(tt,2)]);
Yshape = reshape(PP(2, tt(1:3,:)),[3,size(tt,2)]);
Zshape = reshape(PP(3, tt(1:3,:)),[3,size(tt,2)]);
patch(Xshape, Yshape, Zshape, [1 0.75 0.65], 'EdgeColor', 'k', 'FaceAlpha', 1,'FaceColor', [1 0 0]);
count = count + size(t,1);

disp('Total number of triangles:'); count
axis 'equal';  axis 'tight';
xlabel('x, mm'); ylabel('y, mm'); zlabel('z, mm');
view(0,0);
set(gcf,'Color','White');
axis off;
camroll(90);
cameratoolbar('Show');
camlight('headlight');




